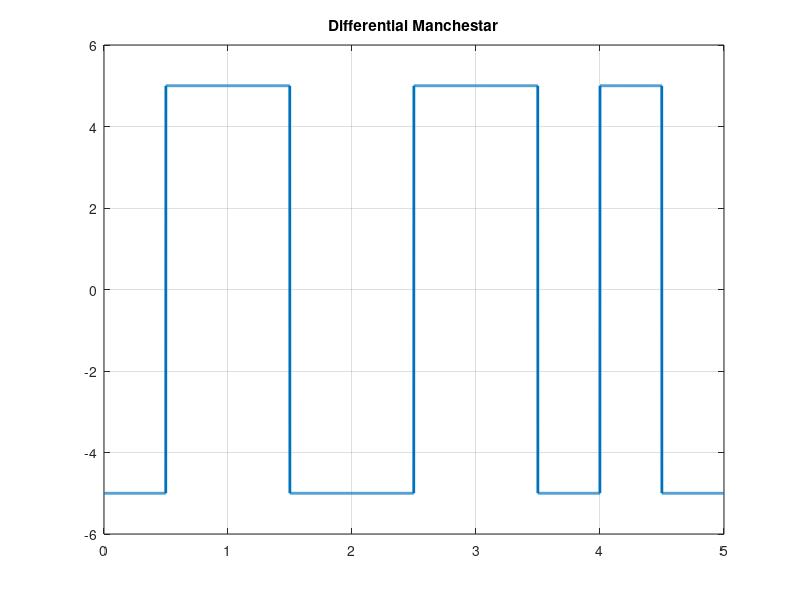

MATLAB code to generate this figure:
clc;
close all;
clear all;
 
bits = [1 1 1 1 0];
%bits = input('Give a bits sequence: ');
bitrate = 1;
n = 1000;
T = length(bits)/bitrate;
N = length(bits)*n;
dt = T/N;
t = 0:dt:T-dt;

%0-> Transition
%1-> No transition
previous = -5; %Assuming previous was -5;
x = zeros(1, length(t));
half = n/2;
for i=1:length(bits)
    if(bits(i) == 1)
        x((i-1)*n + 1: half) = previous;
        x(half: i*n) = previous*(-1);
        previous = previous*(-1);
    else
        previous = previous * (-1);
        x((i-1)*n + 1: half) = previous;
        x(half: i*n) = previous*(-1);
        
    end
    half = half+n;
end

plot(t, x, 'Linewidth', 2);
grid on;
title('Differential Manchestar');

%Decoding
y = zeros(1, length(x)/n);
previous = -5;
for i=1:length(y)
    if x(((i-1)*n)+1) == previous
        y(i) = 1;
        previous = previous * (-1);
    end
end
disp(y);